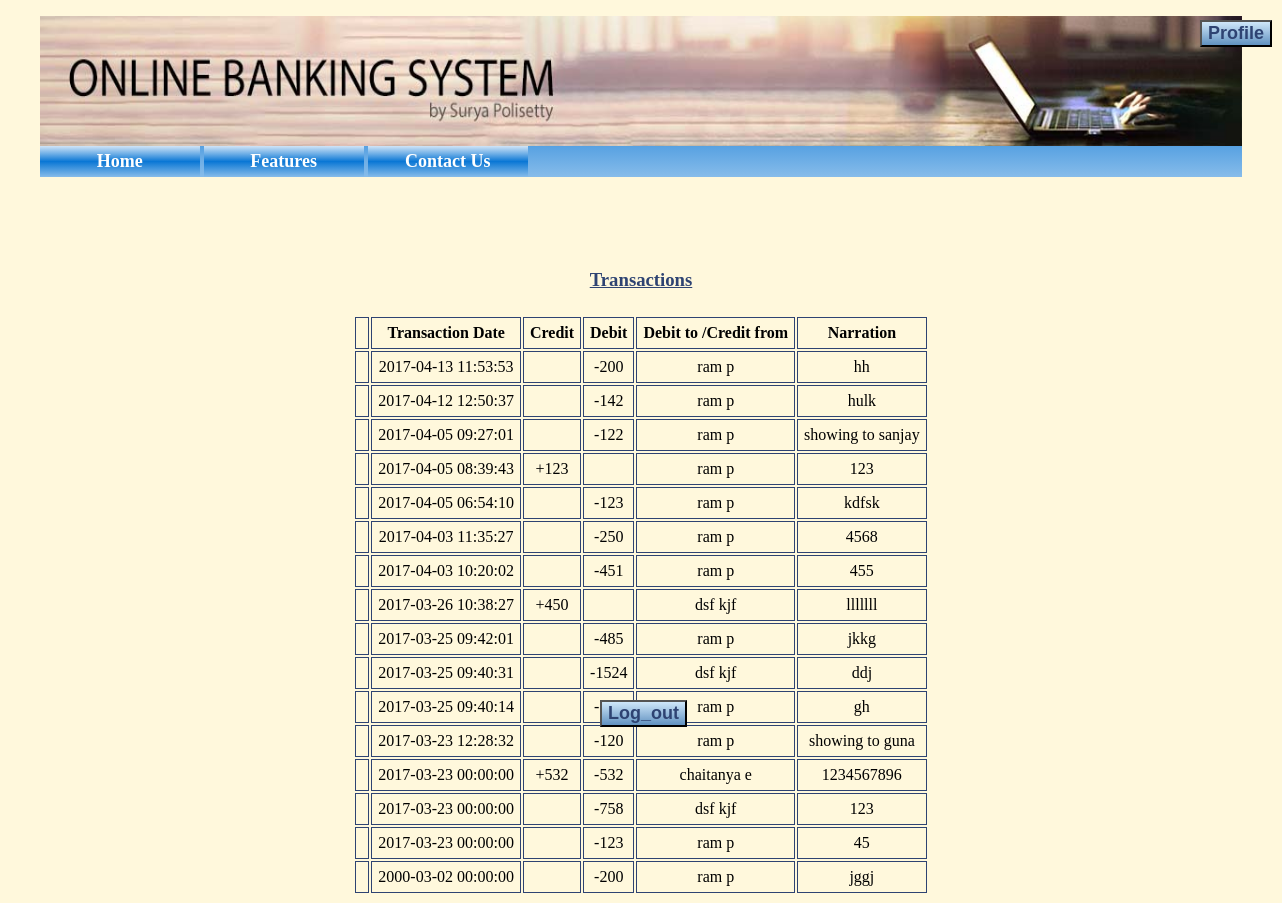
The page /ministatement.php (signed in) on the database its author committed.
### tables this page shows
CREATE TABLE `transactions` (
  `Sender` bigint(10) NOT NULL,
  `Receiver` bigint(10) NOT NULL,
  `amount` int(11) NOT NULL DEFAULT '0',
  `purpose` varchar(50) NOT NULL,
  `time` datetime NOT NULL,
  `notificationtype` varchar(2) NOT NULL DEFAULT 't',
  `id` int(11) NOT NULL
);

CREATE TABLE `persons` (
  `firstname` varchar(255) DEFAULT NULL,
  `lastname` varchar(255) DEFAULT NULL,
  `mobileno` bigint(10) NOT NULL,
  `password` varchar(100) DEFAULT NULL,
  `Balance` int(11) NOT NULL,
  `lastlogin` datetime NOT NULL,
  `notificationtime` datetime NOT NULL
);

### ministatement.php (the view, shortened to what this page needs)
<!DOCTYPE html>
<html>
<head>
    <link rel="stylesheet" href="newcss.css">
</head>
<?php include 'header.php' ?>
<?php include 'connection.php';
$user = $_SESSION["id"];
$sql = "SELECT * FROM transactions where Sender=$user or Receiver=$user order by time desc  ";
$result =   mysqli_query($conn, $sql)  or die(mysql_error()); ?>
<br><br><br>
<h3 style="text-align:center;color:#2E4372;"><u>Transactions</u></h3>
<table align="center">
    <th></th>
    <th>Transaction Date</th>
    <th>Credit</th>
    <th>Debit</th>
    <th>Debit to /Credit from</th>
    <th>Narration</th>
    <?php
    while ($rws =  mysqli_fetch_assoc($result)) {
        echo "<tr>";
        echo "<td>" . "</td>";
        echo "<td>" . $rws["time"] . "</td>";
        if ($rws["Receiver"] == $user) {
            echo "<td>" . "+" . $rws["amount"] . "</td>";
            $other = $rws["Sender"];
        } else {
            echo "<td>" . " " . "</td>";
            $other = $rws["Receiver"];
        }
        if ($rws["Sender"] == $user) echo "<td>" . "-" . $rws["amount"] . "</td>";
        else echo "<td>" . " " . "</td>";
        $sql1 = "SELECT * FROM persons where mobileno=$other";
        $result1 =   mysqli_query($conn, $sql1)  or die(mysql_error());
        $rws1 =  mysqli_fetch_assoc($result1);
        echo "<td>" . $rws1["firstname"] . " " . $rws1["lastname"] . "</td>";
        echo "<td>" . $rws["purpose"] . "</td>";
        echo "</tr>";
    } ?>
</table>
<!DOCTYPE html>
<html>
<div class="navigateprofileb">
    <form action="profile.php" method="POST">
        <button type="submit" class="navigateprofileb">Profile</button>
    </form>
</div>
<div class="profilelogoutb">
    <form action="logout.php" method="POST">
        <button type="submit" class="profilelogoutb">Log_out</button>
    </form>
</div>
</html>

### newcss.css (style rules this page uses)
body { background-color:#F9F6F4; background-color:#F5FAFA; font-family:verdana; }
.profilelogoutb { position:absolute; top:350px; left:300px; background: linear-gradient(to bottom, rgba(207,231,250,1) 0%,rgba(99,147,193,1) 98%,rgba(99,147,193,1) 100%); font-size:18px; color:#2E4372; border:1; font-weight: bold; cursor:pointer; }
.navigateprofileb { position:absolute; top:10px; left:600px; background: linear-gradient(to bottom, rgba(207,231,250,1) 0%,rgba(99,147,193,1) 98%,rgba(99,147,193,1) 100%); font-size:18px; color:#2E4372; border:1; font-weight: bold; cursor:pointer; }
.left_panel p,h3 { padding:6px; }
.right_panel p,h3 { padding:6px; }

### ministatement.php (style rules this page uses)
.content_customer table, th, td { padding: 6px; border: 1px solid #2E4372; border-collapse: collapse; text-align: center; }

### rows shown on the page
transactions: time "2017-04-13 11:53:53", amount "200", Receiver.firstname "ram", Receiver.lastname "p", purpose "hh"
transactions: time "2017-04-12 12:50:37", amount "142", Receiver.firstname "ram", Receiver.lastname "p", purpose "hulk"
transactions: time "2017-04-05 09:27:01", amount "122", Receiver.firstname "ram", Receiver.lastname "p", purpose "showing to sanjay"
transactions: time "2017-04-05 08:39:43", amount "123", Sender.firstname "ram", Sender.lastname "p", purpose "123"
transactions: time "2017-04-05 06:54:10", amount "123", Receiver.firstname "ram", Receiver.lastname "p", purpose "kdfsk"
transactions: time "2017-04-03 11:35:27", amount "250", Receiver.firstname "ram", Receiver.lastname "p", purpose "4568"
transactions: time "2017-04-03 10:20:02", amount "451", Receiver.firstname "ram", Receiver.lastname "p", purpose "455"
transactions: time "2017-03-26 10:38:27", amount "450", Sender.firstname "dsf", Sender.lastname "kjf", purpose "lllllll"
transactions: time "2017-03-25 09:42:01", amount "485", Receiver.firstname "ram", Receiver.lastname "p", purpose "jkkg"
transactions: time "2017-03-25 09:40:31", amount "1524", Receiver.firstname "dsf", Receiver.lastname "kjf", purpose "ddj"
transactions: time "2017-03-25 09:40:14", amount "140", Receiver.firstname "ram", Receiver.lastname "p", purpose "gh"
transactions: time "2017-03-23 12:28:32", amount "120", Receiver.firstname "ram", Receiver.lastname "p", purpose "showing to guna"
transactions: time "2017-03-23 00:00:00", amount "532", Sender.firstname "chaitanya", Sender.lastname "e", purpose "1234567896"
transactions: time "2017-03-23 00:00:00", amount "758", Receiver.firstname "dsf", Receiver.lastname "kjf", purpose "123"
transactions: time "2017-03-23 00:00:00", amount "123", Receiver.firstname "ram", Receiver.lastname "p", purpose "45"
transactions: time "2000-03-02 00:00:00", amount "200", Receiver.firstname "ram", Receiver.lastname "p", purpose "jggj"
